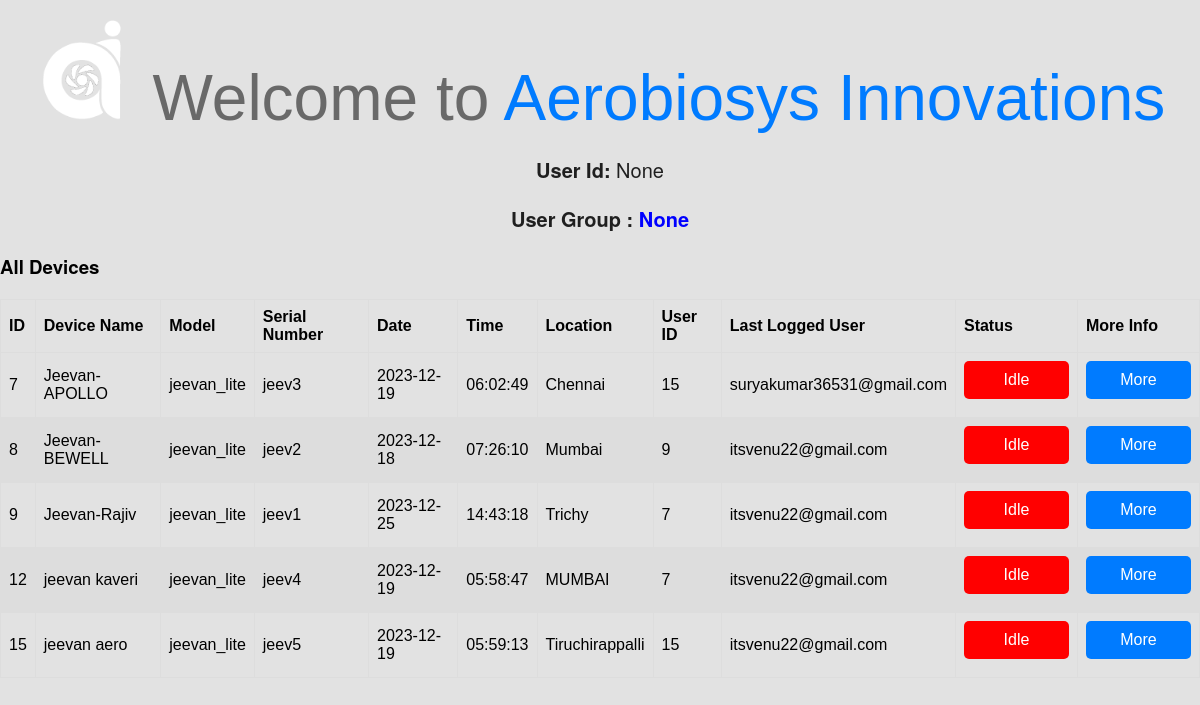
Page /alldevices on the committed database.
### aerodevice/models.py (models this page shows)
class devicedata(models.Model):
    device_name = models.CharField(max_length=255,null=True)
    model = models.CharField(max_length=255,null=True)
    serial_number = models.CharField(max_length=255,null=True)
    lot_number = models.IntegerField(null=True)
    model_no = models.CharField(max_length=255,null=True)
    mac = models.CharField(max_length=255,null=True)
    mfd_date = models.DateTimeField(null=True, blank=True)
    battery_no = models.CharField(max_length=255,null=True)
    battery_mfd_date = models.DateTimeField(null=True, blank=True)
    status = models.CharField(max_length=20,null=True)
    location = models.CharField(max_length=255,null=True)
    assignuser = models.ForeignKey(userdata, on_delete=models.SET_NULL, null=True, blank=True, default = userdata.objects.get(email="itsvenu22@gmail.com" ))

### aerouser/models.py (models this page shows)
class userdata(models.Model):
    username = models.CharField(max_length=255,null=True)
    email = models.CharField(max_length=255,null=True)
    password = models.CharField(max_length=255,null=True)
    usertype = models.CharField(max_length=255,null=True)

### aerodevice/views.py (the view)
# urls.py: path("alldevices", views.alldevices, name="alldevices"),
def alldevices(request):
    email_data = request.session.get('doctor_email')
    sno_data = request.session.get('devicelog')
    usertype = request.session.get('usertype')
    mes = []
    assign_status = "Assign Me"
    devices_data = devicedata.objects.values()
    for i in devices_data:
        if i['assignuser_id'] != None:
            temp = userdata.objects.filter(id=i['assignuser_id']).values()
            assign_status = [j['email'] for j in temp]
            device_id = devicedata.objects.filter(serial_number=i['serial_number']).values()
            user_data = usermapping.objects.filter(device=device_id[0]['id']).values().last()
            i['status'] =  'Idle' if user_data['status'] == False else 'Active'
            i['login_date'] = user_data['login_time'].strftime('%Y-%m-%d')
            i['login_time'] = user_data['login_time'].strftime('%H:%M:%S') if user_data and user_data['login_time'] else None
            keet = userdata.objects.filter(id = user_data['user_id']).values()
            i['last_user'] = keet[0]['email']
        mes.append(i)
    print(user_data['login_time'].strftime('%Y-%m-%d'))
    context = {
        'messages': mes,
        'doctor_email': email_data,
        'usertype': usertype,
    }
    return render(request, "alldevices.html", context)

### aerodevice/templates/alldevices.html (shortened to what this page needs)
{% load static %}
<!DOCTYPE html>
<html lang="en">
<head>
</head>
<body>
    <div class="welcome">
        <img src="{% static 'images/logo.gif' %}" alt="Aerobiosys Logo" width="100" height="100">
        <span>Welcome to</span>
        <span style="color: #007BFF;">Aerobiosys Innovations</span>
    </div>
    <div class="header">
        <p><strong>User Id:</strong> {{ doctor_email }}</p>
        {% if usertype == "Superuser" %}
        <p><strong>User Group : <span style="color: red;">{{ usertype }}</span></strong></p>
        {% else %}
        <p><strong>User Group : <span style="color: blue;">{{ usertype }}</span></strong></p>
        {% endif %}
    </div>
    <h3>All Devices</h3>
    <table>
        <thead>
            <tr>
                <th>ID</th>
                <th>Device Name</th>
                <th>Model</th>
                <th>Serial Number</th>
                <th>Date</th>
                <th>Time</th>
                <th>Location</th>
                <th>User ID</th>
                <th>Last Logged User</th>
                <th>Status</th>
                <th>More Info</th>
            </tr>
        </thead>
        <tbody>
            {% for device in messages %}
                <tr>
                    <td>{{ device.id }}</td>
                    <td>{{ device.device_name }}</td>
                    <td>{{ device.model }}</td>
                    <td>{{ device.serial_number }}</td>
                    <td>{{ device.login_date }}</td>
                    <td>{{ device.login_time }}</td>
                    <td>{{ device.location }}</td>
                    <td>{{ device.assignuser_id }}</td>
                    <td>{{ device.last_user }}</td>
                    {% if device.status == 'Idle'%}
                    <td><button class="custom-button1" value="text" type="submit">Idle</button></td>
                    {% else %}
                    <td><button class="custom-button2" value="text" type="submit">Active</button></td>
                    {% endif %}
                    <td><a href="{% url 'particulardevice' pk=device.id %}"><button class="custom-button4" value="text" type="submit">More</button></a></td>
                </tr>
            {% endfor %}
        </tbody>
    </table>
</body>
</html>

### aerodevice/templates/alldevices.html (style rules this page uses)
body { margin: 0; font-family: "Helvetica Neue", sans-serif; background: #E2E2E2; }
.welcome { text-align: center; color: #696969; font-size: 64px; font-weight: 300; font-family: "Helvetica Neue Light", sans-serif; margin: 20px; }
.welcome > span { margin-top: 5px; }
.header { text-align: center; color: #1f1f1f; font-size: 20px; font-weight: 300; margin-top: 20px; }
button { background-color: #007bff; color: #fff; border: none; padding: 10px; border-radius: 5px; margin-bottom: 10px; cursor: pointer; font-size: 16px; display: flex; flex-direction: row; width: 100px; height: auto; transition: background-color 0.3s; }
.custom-button1 { background-color: red; width: 105px; align-items: center; justify-content: center; }
.custom-button4 { background-color: 007BFF ; width: 105px; align-items: center; justify-content: center; }
a { text-decoration: none; }
table { font-family: arial, sans-serif; border-collapse: collapse; width: 100%; }
td, th { border: 1px solid #dddddd; text-align: left; padding: 8px; }
tr:nth-child(even) { background-color: #dddddd; }

### rows in the picture
devicedata: id "7", device_name "Jeevan-APOLLO", model "jeevan_lite", serial_number "jeev3", login_date "2023-12-19", login_time "06:02:49", location "Chennai", assignuser_id "15", last_user "suryakumar36531@gmail.com", status "Idle"
devicedata: id "8", device_name "Jeevan-BEWELL", model "jeevan_lite", serial_number "jeev2", login_date "2023-12-18", login_time "07:26:10", location "Mumbai", assignuser_id "9", last_user "itsvenu22@gmail.com", status "Idle"
devicedata: id "9", device_name "Jeevan-Rajiv", model "jeevan_lite", serial_number "jeev1", login_date "2023-12-25", login_time "14:43:18", location "Trichy", assignuser_id "7", last_user "itsvenu22@gmail.com", status "Idle"
devicedata: id "12", device_name "jeevan kaveri", model "jeevan_lite", serial_number "jeev4", login_date "2023-12-19", login_time "05:58:47", location "MUMBAI", assignuser_id "7", last_user "itsvenu22@gmail.com", status "Idle"
devicedata: id "15", device_name "jeevan aero", model "jeevan_lite", serial_number "jeev5", login_date "2023-12-19", login_time "05:59:13", location "Tiruchirappalli", assignuser_id "15", last_user "itsvenu22@gmail.com", status "Idle"

### other values in the picture
{{ doctor_email }} "None"
{{ usertype }} "None"
